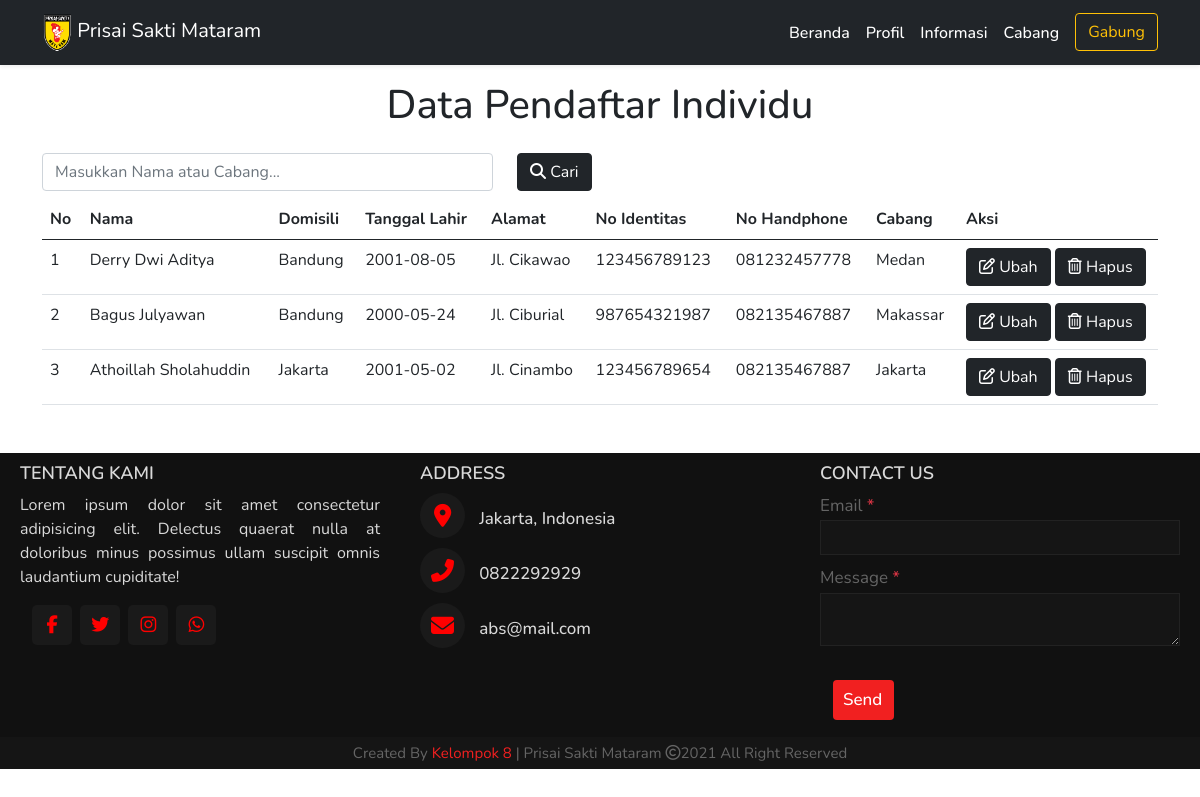
The app's page /data_pendaftar_individu.php, older data.
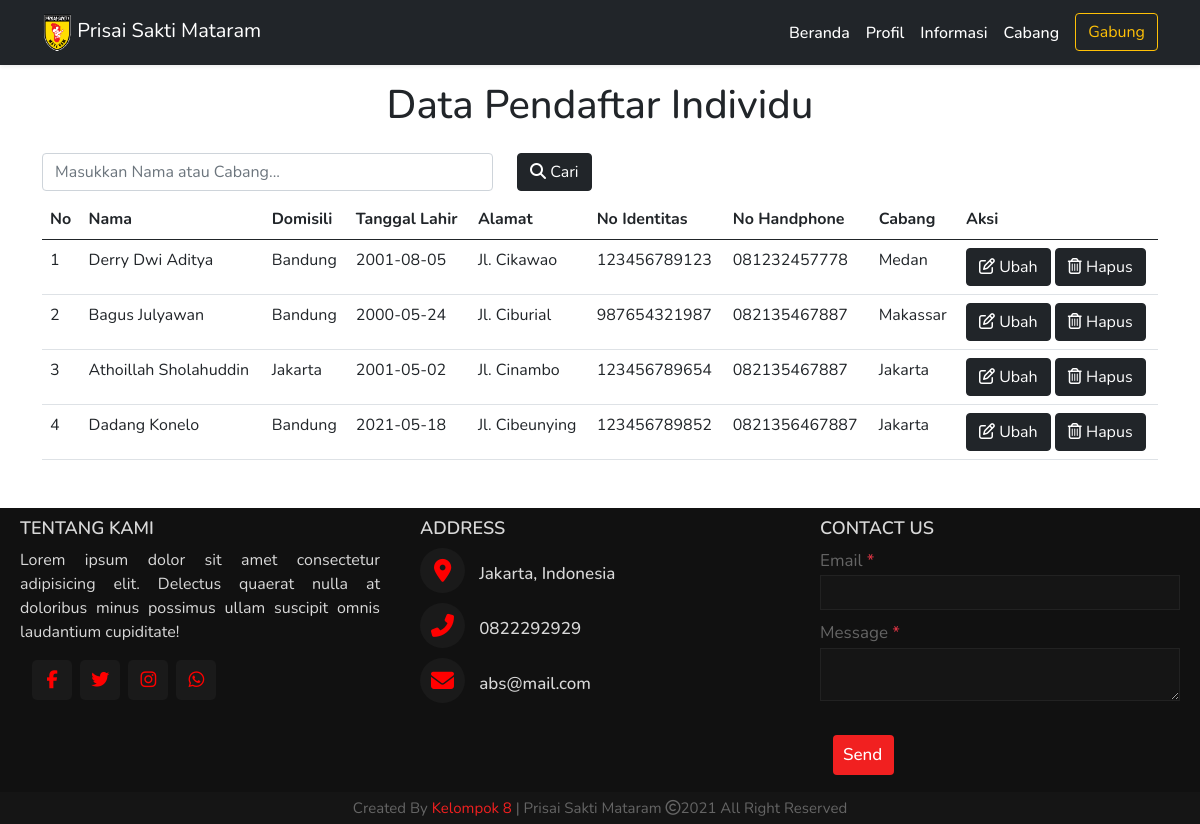
The same page, newer data.
### tables this page shows
CREATE TABLE `daftar_individu` (
  `id` int(9) NOT NULL,
  `nama` varchar(50) NOT NULL,
  `domisili` varchar(100) NOT NULL,
  `tanggal_lahir` date NOT NULL,
  `alamat` varchar(100) NOT NULL,
  `no_ktp` varchar(25) NOT NULL,
  `no_telp` varchar(50) NOT NULL,
  `cabang` varchar(50) NOT NULL
);

### functions.php (called while the page is built, shortened)
<?php
  $namaServer = "localhost";
  $user = "root";
  $password = "";
  $database = "psm";
  $koneksi = mysqli_connect($namaServer, $user, $password, $database) or die ("Koneksi Gagal");
  function query($query) {
    global $koneksi;
    $result = mysqli_query($koneksi, $query);
    $rows = [];
    while($row = mysqli_fetch_assoc($result)) {
      $rows[] = $row;
    }
    return $rows;
  }
?>

### data_pendaftar_individu.php (the view, shortened to what the changed rows need)
<?php
    include 'functions.php';
    $pendaftar_individu = query("SELECT * FROM daftar_individu");
?>
<!DOCTYPE html>
<html lang="en">
<head>
    <link href="https://cdn.jsdelivr.net/npm/bootstrap@5.0.0-beta2/dist/css/bootstrap.min.css" rel="stylesheet"
 />
    <link rel="stylesheet" href="style.css" />
    <link href="https://repo.rachmat.id/jquery-ui-1.12.1/jquery-ui.css" rel="stylesheet">
</head>
<body>
    <h1 class="text-center my-3">Data Pendaftar Individu</h1>
    <section class="container">
      <?php if(!empty($pendaftar_individu)) : ?>
        <table class="table table-hover mb-5">
          <thead>
            <tr>
              <th scope="col">No</th>
              <th scope="col">Nama</th>
              <th scope="col">Domisili</th>
              <th scope="col">Tanggal Lahir</th>
              <th scope="col">Alamat</th>
              <th scope="col">No Identitas</th>
              <th scope="col">No Handphone</th>
              <th scope="col">Cabang</th>
              <th scope="col" style="width: 200px;">Aksi</th>
            </tr>
          </thead>
          <tbody>
            <?php $nomor = 1 ?>
            <?php foreach ($pendaftar_individu as $indvidu) : ?>
            <tr>
              <td><?= $nomor ?></td>
              <td><?= $indvidu['nama'] ?></td>
              <td><?= $indvidu['domisili'] ?></td>
              <td><?= $indvidu['tanggal_lahir'] ?></td>
              <td><?= $indvidu['alamat'] ?></td>
              <td><?= $indvidu['no_ktp'] ?></td>
              <td><?= $indvidu['no_telp'] ?></td>
              <td><?= $indvidu['cabang'] ?></td>
              <td>
                <a href="ubah_data.php?id=<?= $indvidu['id']; ?>"><button class="btn btn-dark" type="button"><i class="far fa-edit"></i> Ubah</button></a>
                <button class="btn btn-dark" type="button" data-bs-toggle="modal" data-bs-target="#exampleModal<?= $indvidu['id']; ?>"><i class="far fa-trash-alt"></i> Hapus</button>
              </td>
            </tr>
            <?php $nomor++ ?>
            <?php endforeach; ?>
          </tbody>
        </table>
      <?php else : ?>
        <div class="container mt-5 pt-5">
          <h4 class="text-center mt-5 pt-5">Data Tidak Ditemukan!</h4>
        </div>
      <?php endif; ?>
    </section>
    <footer>
        <div class="main-content">
            <div class="left box">
                <h2>Tentang Kami</h2>
            </div>
            <div class="center box">
                <h2>Address</h2>
            </div>
            <div class="right box">
                <h2>Contact us </h2>
            </div>
        </div>
    </footer>
</body>
</html>

Row changes from the older to the newer data that the page shows:
added daftar_individu: nama "Dadang Konelo", domisili "Bandung", tanggal_lahir "2021-05-18", alamat "Jl. Cibeunying", no_ktp "123456789852", no_telp "0821356467887", cabang "Jakarta"
